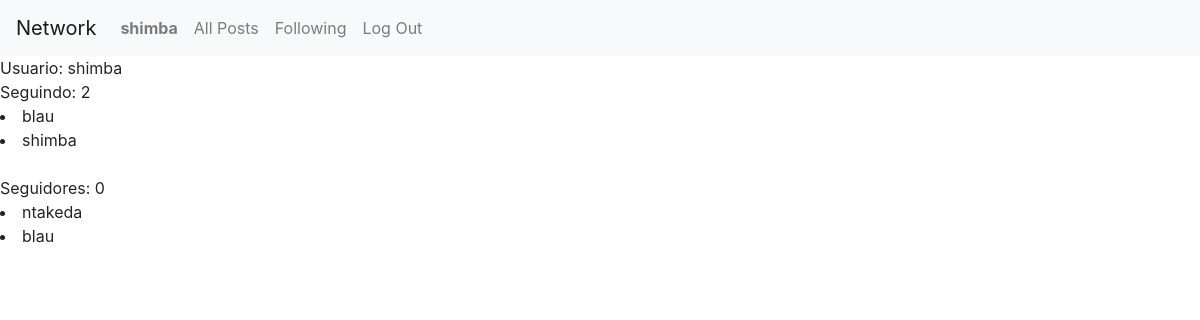
Before: /ntakeda (signed in) with the older database file.
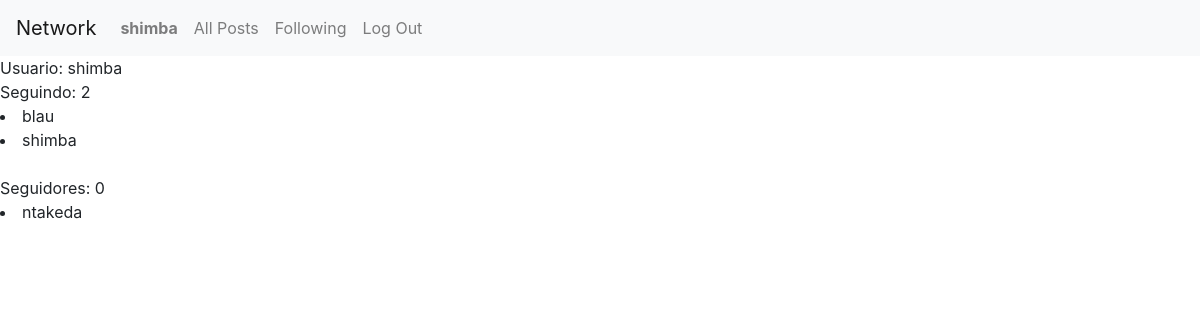
After: the same page with the newer database file.
### network/models.py (models this page shows)
class User(AbstractUser):
    pass

class Follow(models.Model):
    user = models.ForeignKey(User, on_delete=models.CASCADE, related_name="usuarios_follow")
    list = models.ManyToManyField(User)
    def __str__(self):
        return f"{self.user}"

### network/views.py (the view)
# urls.py: path("<str:username>", views.username , name="user"),
def username(request, username):
    user = request.user
    following = Follow.objects.get(user=User.objects.get(username=username)).list.all()
    n_following = following.count()
    followers = Follow.objects.filter(list=user.id)
    n_followers = 0
    return render(request, "network/user.html", {
        "n_following": n_following,
        "following": following,
        "followers": followers,
        "n_followers": n_followers,
    })

### network/templates/network/user.html
{% extends "network/layout.html" %}
{% block body %}
    Usuario: {{ user }}
    <br>
    Seguindo: {{ n_following }}
    {% for f in following %}
        <li>
        {{ f }}
        </li>
    {% endfor %}
    <br>
    Seguidores: {{ n_followers }}
    {% for g in followers %}
        <li>
        {{ g }}
        </li>
    {% endfor %}
{% endblock %}

### network/templates/network/layout.html (shortened to what this page needs)
{% load static %}
<!DOCTYPE html>
<html lang="en">
    <head>
        <link rel="stylesheet" href="https://stackpath.bootstrapcdn.com/bootstrap/4.4.1/css/bootstrap.min.css">
        <link href="{% static 'network/styles.css' %}" rel="stylesheet">
    </head>
    <body>
        <nav class="navbar navbar-expand-lg navbar-light bg-light">
            <a class="navbar-brand" href="#">Network</a>
            <div>
              <ul class="navbar-nav mr-auto">
                {% if user.is_authenticated %}
                    <li class="nav-item">
                        <a class="nav-link" href="{% url 'user' user.username %}"><strong>{{ user.username }}</strong></a>
                    </li>
                {% endif %}
                <li class="nav-item">
                  <a class="nav-link" href="{% url 'index' %}">All Posts</a>
                </li>
                {% if user.is_authenticated %}
                    <li class="nav-item">
                        <a class="nav-link" href="#">Following</a>
                    </li>
                    <li class="nav-item">
                        <a class="nav-link" href="{% url 'logout' %}">Log Out</a>
                    </li>
                {% endif %}
              </ul>
            </div>
          </nav>
        <div class="body">
            {% block body %}
            {% endblock %}
        </div>
    </body>
</html>

Changed rows visible on the page:
no longer on this page (row edited): Follow: user.username "blau"
